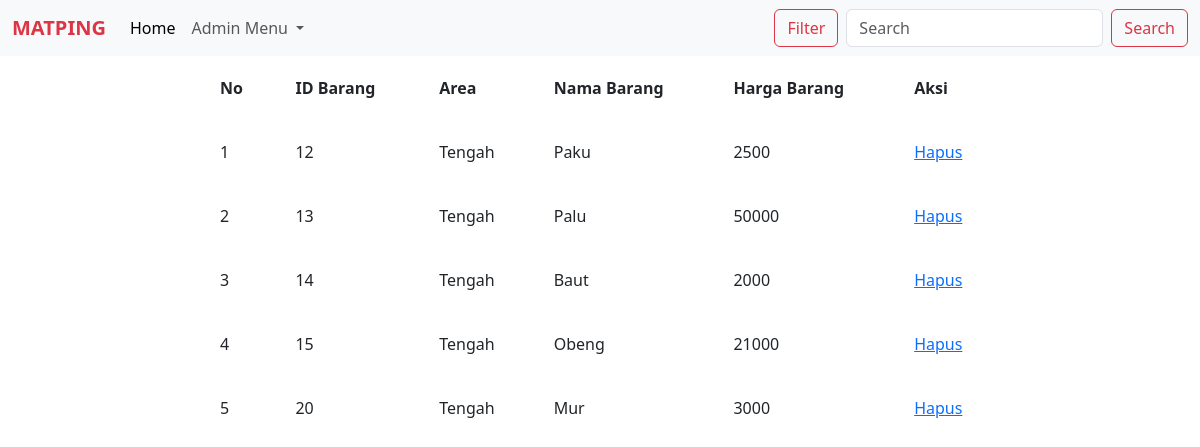
The page /Admin/tampilbarang.php on the database its author committed.
### tables this page shows
CREATE TABLE `barang` (
  `id_barang` int(11) NOT NULL,
  `area` varchar(50) NOT NULL,
  `nama_barang` varchar(50) NOT NULL,
  `harga_barang` bigint(20) NOT NULL
);

### Admin/tampilbarang.php (the view, shortened to what this page needs)
<!DOCTYPE html>
<html lang="en">
<head>
    <head>
    <link href="https://cdn.jsdelivr.net/npm/bootstrap@5.3.0-alpha3/dist/css/bootstrap.min.css" rel="stylesheet"
>
</head>
</head>
<body>
    <nav class="navbar navbar-expand-lg bg-body-tertiary">
        <div class="container-fluid">
            <a class="navbar-brand fw-bolder text-danger" href="#">MATPING</a>
            <div class="collapse navbar-collapse" id="navbarScroll">
                <ul class="navbar-nav me-auto my-2 my-lg-0 navbar-nav-scroll" style="--bs-scroll-height: 100px;">
                    <li class="nav-item">
                        <a class="nav-link active" aria-current="page" href="index.html">Home</a>
                    </li>
                    <li class="nav-item dropdown">
                        <a class="nav-link dropdown-toggle" href="#" role="button" data-bs-toggle="dropdown"
                            aria-expanded="false">
                            Admin Menu
                        </a>
                    </li>
                </ul>
                <form class="d-flex" role="search">
                    <button class="btn btn-outline-danger me-2" type="submit">Filter</button>
                    <input class="form-control me-2 " type="search" placeholder="Search" aria-label="Search">
                    <button class="btn btn-outline-danger " type="submit">Search</button>
                </form>
            </div>
        </div>
    </nav>
    <table cellpadding="20" width="800px" align="center">
      <thead>
        <tr>
          <th scope="col">No</th>
          <th scope="col">ID Barang</th>
          <th scope="col">Area</th>
          <th scope="col">Nama Barang</th>
          <th scope="col">Harga Barang</th>
          <th colspan="2">Aksi</th>
      </tr>
  </thead>
  <?php
  include "koneksi.php";
  $no=1;
  $ambildata = mysqli_query($koneksi,"select * from barang");
  while($tampil = mysqli_fetch_array($ambildata)){
    echo "
    <tr>
    <td>$no</td>
    <td>$tampil[id_barang]</td>
    <td>$tampil[area]</td>
    <td>$tampil[nama_barang]</td>
    <td>$tampil[harga_barang]</td>
    <td>
        <a href='?kode=$tampil[id_barang]'> Hapus </a>
    </td>
    <tr>";
    $no++;
}
?>
</table>
</body>
</html>

### rows shown on the page
barang: id_barang "12", area "Tengah", nama_barang "Paku", harga_barang "2500"
barang: id_barang "13", area "Tengah", nama_barang "Palu", harga_barang "50000"
barang: id_barang "14", area "Tengah", nama_barang "Baut", harga_barang "2000"
barang: id_barang "15", area "Tengah", nama_barang "Obeng", harga_barang "21000"
barang: id_barang "20", area "Tengah", nama_barang "Mur", harga_barang "3000"
